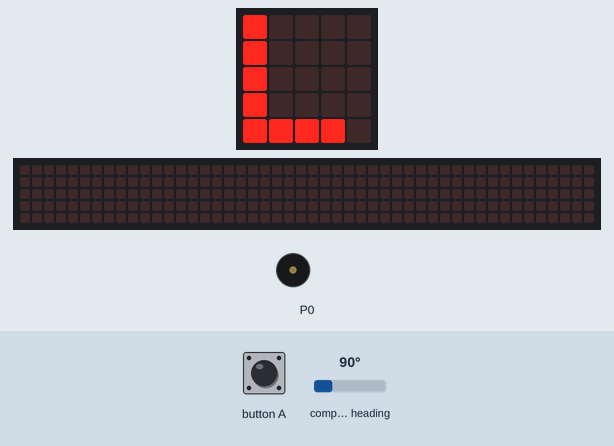
This program was run on a simulated BBC micro:bit (MakeCode). Shown: the board's 5×5 LED display, a strip that is not on the board, showing the scrolling text unrolled, buzzer (waves = sounding). Inputs (shaded band) come from the test bench; at power-on: compass heading 90°. The 48×5 strip is a reading aid, not a part: it shows the text the display is scrolling, unrolled, one strip-width of it at a time; the compass is already calibrated.

Above: at 1.2 s.
1.3 s: compass heading set to 196°
At 2.6 s:
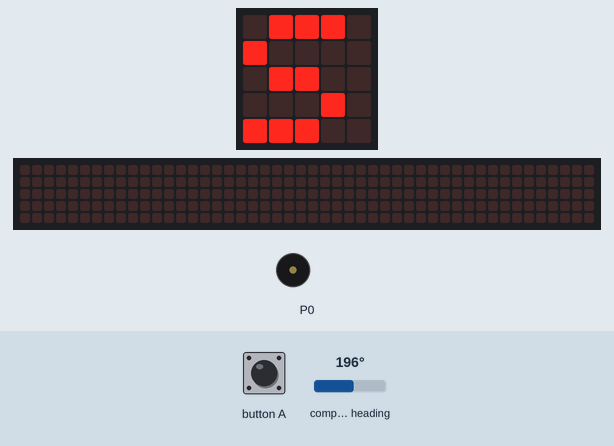
3.0 s: compass heading set to 205°
At 3.15 s:
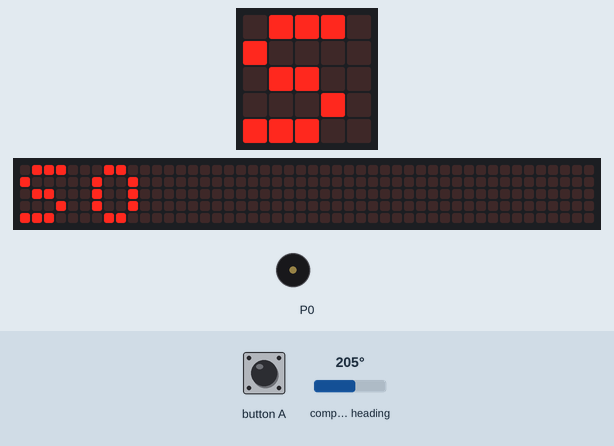
5.0 s: compass heading set to 7°
At 6.8 s:
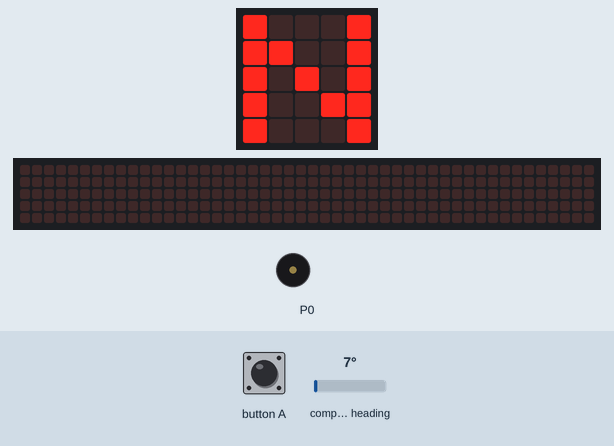
7.3 s: compass heading set to 19°
8.8 s: compass heading set to 22°
At 9.41 s:
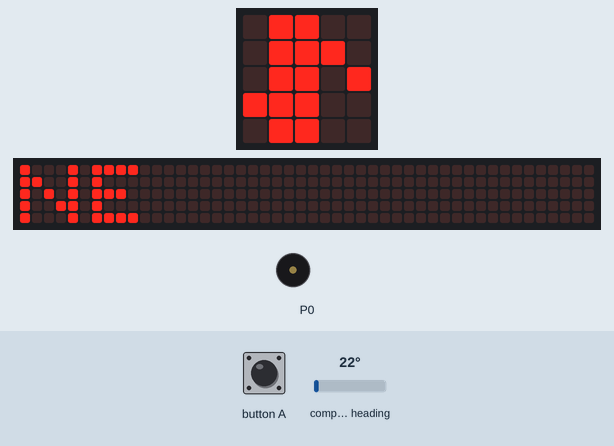
10.8 s: button A pressed for 0.15 s
At 12.12 s:
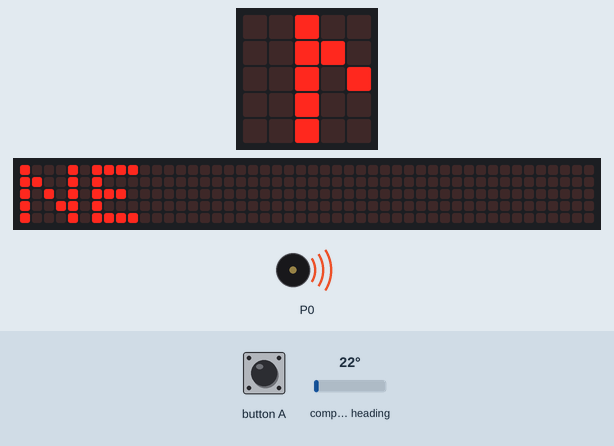
Timing chart, 0 to 12.5 s (numbered marks = the images above; inputs shaded):
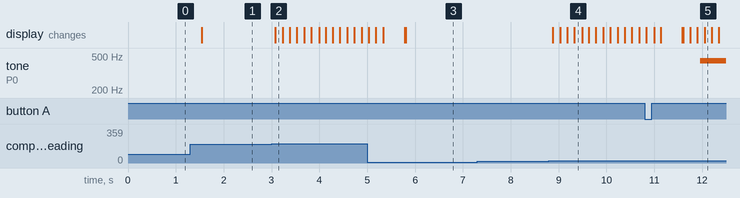

The program:

main.ts
```typescript
let direcao = 0
//  Aqui  a placa  eviara um sinal pelo rele acionando o botao 'A'
//  emitindo um sinal sonoro.
input.onButtonPressed(Button.A, function on_button_pressed_a() {
    music.playMelody("- - A A A A - - ", 120)
})
//  Aqui  o dispositivo vai nos mostra a posicao de orinetacao.
//  Usaremos o display.
basic.forever(function on_forever() {

    direcao = input.compassHeading()
    if (direcao == 338 || direcao < 21) {
        //  Atribuimos uma variável direção, usando.
        basic.showString("N")
    } else if (direcao == 22 || direcao < 67) {
        basic.showString("NE")
    } else if (direcao == 68 || direcao < 111) {
        basic.showString("L")
    } else if (direcao == 112 || direcao < 157) {
        basic.showString("SE")
    } else if (direcao == 158 || direcao < 202) {
        basic.showString("S")
    } else if (direcao == 203 || direcao < 247) {
        basic.showString("SO")
    } else {
        basic.showString("NO")
    }

})
```

test.ts
```typescript
// testes vão aqui; isto não será compilado quando este pacote for usado como uma extensão.
```

Measured:
- the behaviour switches between 201 and 202° on compass heading (found by bisection; images 1 and 2)
- the behaviour switches between 20 and 21° on compass heading (found by bisection; images 3 and 4)
- after the input at 1.3 s, the display: changes after 0.24 s (image 1)
- after the input at 3.0 s, the display: changes after 0.08 s (image 2)
- after the input at 5.0 s, the display: first differs from a run without the input after 0.80 s (image 3)
- after the input at 7.3 s, every drawn part: stays the same
- after the input at 8.8 s, the display: first changes after 0.08 s (image 4 shows a later state)
- after the input at 10.8 s, tone on P0: silent → 440 Hz after 1.2 s
